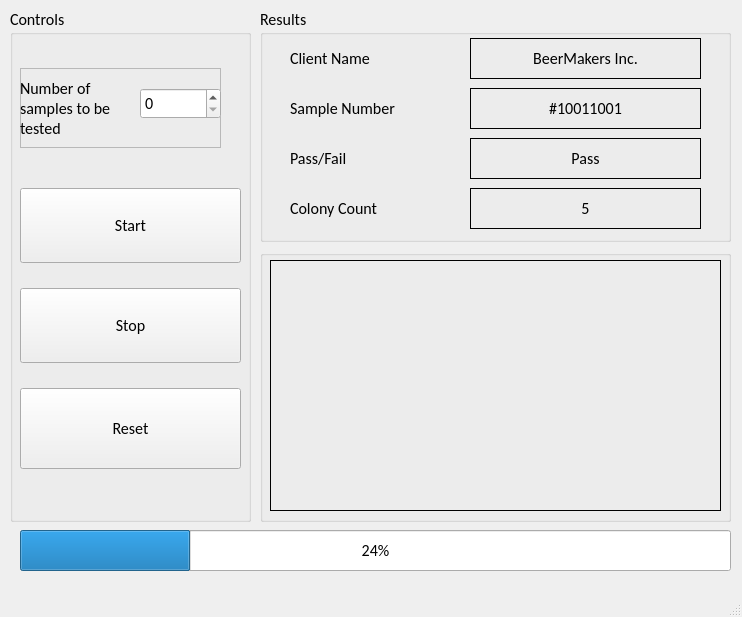
<?xml version="1.0" encoding="UTF-8"?>
<ui version="4.0">
 <class>MicrobialAnalysis</class>
 <widget class="QMainWindow" name="MicrobialAnalysis">
  <property name="geometry">
   <rect>
    <x>0</x>
    <y>0</y>
    <width>742</width>
    <height>617</height>
   </rect>
  </property>
  <property name="windowTitle">
   <string>MainWindow</string>
  </property>
  <property name="autoFillBackground">
   <bool>true</bool>
  </property>
  <property name="styleSheet">
   <string notr="true">font: 12pt &quot;Calibri&quot;;</string>
  </property>
  <widget class="QWidget" name="centralwidget">
   <widget class="QGroupBox" name="controls">
    <property name="geometry">
     <rect>
      <x>10</x>
      <y>8</y>
      <width>241</width>
      <height>514</height>
     </rect>
    </property>
    <property name="font">
     <font>
      <family>Calibri</family>
      <pointsize>12</pointsize>
      <weight>50</weight>
      <italic>false</italic>
      <bold>false</bold>
     </font>
    </property>
    <property name="title">
     <string>Controls</string>
    </property>
    <widget class="QSpinBox" name="numberOfSamples">
     <property name="geometry">
      <rect>
       <x>130</x>
       <y>80</y>
       <width>81</width>
       <height>31</height>
      </rect>
     </property>
     <property name="maximum">
      <number>999</number>
     </property>
    </widget>
    <widget class="QFrame" name="spinBoxFrame">
     <property name="geometry">
      <rect>
       <x>10</x>
       <y>60</y>
       <width>201</width>
       <height>80</height>
      </rect>
     </property>
     <property name="frameShape">
      <enum>QFrame::StyledPanel</enum>
     </property>
     <property name="frameShadow">
      <enum>QFrame::Raised</enum>
     </property>
     <widget class="QLabel" name="spinBoxLabel">
      <property name="geometry">
       <rect>
        <x>0</x>
        <y>10</y>
        <width>121</width>
        <height>61</height>
       </rect>
      </property>
      <property name="text">
       <string>Number of samples to be tested</string>
      </property>
      <property name="wordWrap">
       <bool>true</bool>
      </property>
     </widget>
    </widget>
    <widget class="QWidget" name="buttonsWidget" native="true">
     <property name="geometry">
      <rect>
       <x>10</x>
       <y>160</y>
       <width>221</width>
       <height>321</height>
      </rect>
     </property>
     <widget class="QPushButton" name="resetButton">
      <property name="geometry">
       <rect>
        <x>0</x>
        <y>220</y>
        <width>221</width>
        <height>81</height>
       </rect>
      </property>
      <property name="font">
       <font>
        <family>Calibri</family>
        <pointsize>12</pointsize>
        <weight>50</weight>
        <italic>false</italic>
        <bold>false</bold>
       </font>
      </property>
      <property name="text">
       <string>Reset</string>
      </property>
     </widget>
     <widget class="QPushButton" name="stopButton">
      <property name="geometry">
       <rect>
        <x>0</x>
        <y>120</y>
        <width>221</width>
        <height>75</height>
       </rect>
      </property>
      <property name="font">
       <font>
        <family>Calibri</family>
        <pointsize>12</pointsize>
        <weight>50</weight>
        <italic>false</italic>
        <bold>false</bold>
       </font>
      </property>
      <property name="text">
       <string>Stop</string>
      </property>
     </widget>
     <widget class="QPushButton" name="startButton">
      <property name="geometry">
       <rect>
        <x>0</x>
        <y>20</y>
        <width>221</width>
        <height>75</height>
       </rect>
      </property>
      <property name="font">
       <font>
        <family>Calibri</family>
        <pointsize>12</pointsize>
        <weight>50</weight>
        <italic>false</italic>
        <bold>false</bold>
       </font>
      </property>
      <property name="text">
       <string>Start</string>
      </property>
     </widget>
    </widget>
    <zorder>buttonsWidget</zorder>
    <zorder>spinBoxFrame</zorder>
    <zorder>numberOfSamples</zorder>
   </widget>
   <widget class="QGroupBox" name="resultsGroupBox">
    <property name="geometry">
     <rect>
      <x>260</x>
      <y>8</y>
      <width>471</width>
      <height>234</height>
     </rect>
    </property>
    <property name="font">
     <font>
      <family>Calibri</family>
      <pointsize>12</pointsize>
      <weight>50</weight>
      <italic>false</italic>
      <bold>false</bold>
     </font>
    </property>
    <property name="title">
     <string>Results</string>
    </property>
    <widget class="QLabel" name="sampleNumber">
     <property name="geometry">
      <rect>
       <x>210</x>
       <y>80</y>
       <width>231</width>
       <height>41</height>
      </rect>
     </property>
     <property name="font">
      <font>
       <family>Calibri</family>
       <pointsize>12</pointsize>
       <weight>50</weight>
       <italic>false</italic>
       <bold>false</bold>
      </font>
     </property>
     <property name="autoFillBackground">
      <bool>false</bool>
     </property>
     <property name="frameShape">
      <enum>QFrame::Box</enum>
     </property>
     <property name="text">
      <string>#10011001</string>
     </property>
     <property name="alignment">
      <set>Qt::AlignCenter</set>
     </property>
    </widget>
    <widget class="QLabel" name="clientName">
     <property name="geometry">
      <rect>
       <x>210</x>
       <y>30</y>
       <width>231</width>
       <height>41</height>
      </rect>
     </property>
     <property name="font">
      <font>
       <family>Calibri</family>
       <pointsize>12</pointsize>
       <weight>50</weight>
       <italic>false</italic>
       <bold>false</bold>
      </font>
     </property>
     <property name="autoFillBackground">
      <bool>false</bool>
     </property>
     <property name="frameShape">
      <enum>QFrame::Box</enum>
     </property>
     <property name="text">
      <string>BeerMakers Inc.</string>
     </property>
     <property name="scaledContents">
      <bool>false</bool>
     </property>
     <property name="alignment">
      <set>Qt::AlignCenter</set>
     </property>
    </widget>
    <widget class="QLabel" name="passFail">
     <property name="geometry">
      <rect>
       <x>210</x>
       <y>130</y>
       <width>231</width>
       <height>41</height>
      </rect>
     </property>
     <property name="font">
      <font>
       <family>Calibri</family>
       <pointsize>12</pointsize>
       <weight>50</weight>
       <italic>false</italic>
       <bold>false</bold>
      </font>
     </property>
     <property name="autoFillBackground">
      <bool>false</bool>
     </property>
     <property name="frameShape">
      <enum>QFrame::Box</enum>
     </property>
     <property name="text">
      <string>Pass</string>
     </property>
     <property name="alignment">
      <set>Qt::AlignCenter</set>
     </property>
    </widget>
    <widget class="QLabel" name="colonyCount">
     <property name="geometry">
      <rect>
       <x>210</x>
       <y>180</y>
       <width>231</width>
       <height>41</height>
      </rect>
     </property>
     <property name="font">
      <font>
       <family>Calibri</family>
       <pointsize>12</pointsize>
       <weight>50</weight>
       <italic>false</italic>
       <bold>false</bold>
      </font>
     </property>
     <property name="autoFillBackground">
      <bool>false</bool>
     </property>
     <property name="frameShape">
      <enum>QFrame::Box</enum>
     </property>
     <property name="text">
      <string>5</string>
     </property>
     <property name="alignment">
      <set>Qt::AlignCenter</set>
     </property>
    </widget>
    <widget class="QLabel" name="clientLabel">
     <property name="geometry">
      <rect>
       <x>30</x>
       <y>30</y>
       <width>171</width>
       <height>41</height>
      </rect>
     </property>
     <property name="text">
      <string>Client Name</string>
     </property>
    </widget>
    <widget class="QLabel" name="sampleNumLabel">
     <property name="geometry">
      <rect>
       <x>30</x>
       <y>80</y>
       <width>171</width>
       <height>41</height>
      </rect>
     </property>
     <property name="text">
      <string>Sample Number</string>
     </property>
    </widget>
    <widget class="QLabel" name="passFailLabel">
     <property name="geometry">
      <rect>
       <x>30</x>
       <y>130</y>
       <width>171</width>
       <height>41</height>
      </rect>
     </property>
     <property name="text">
      <string>Pass/Fail</string>
     </property>
    </widget>
    <widget class="QLabel" name="colonycountLabel">
     <property name="geometry">
      <rect>
       <x>30</x>
       <y>180</y>
       <width>171</width>
       <height>41</height>
      </rect>
     </property>
     <property name="text">
      <string>Colony Count</string>
     </property>
    </widget>
   </widget>
   <widget class="QProgressBar" name="progressBar">
    <property name="geometry">
     <rect>
      <x>20</x>
      <y>530</y>
      <width>711</width>
      <height>41</height>
     </rect>
    </property>
    <property name="font">
     <font>
      <family>Calibri</family>
      <pointsize>12</pointsize>
      <weight>50</weight>
      <italic>false</italic>
      <bold>false</bold>
     </font>
    </property>
    <property name="value">
     <number>24</number>
    </property>
    <property name="alignment">
     <set>Qt::AlignCenter</set>
    </property>
   </widget>
   <widget class="QGroupBox" name="Image">
    <property name="geometry">
     <rect>
      <x>260</x>
      <y>250</y>
      <width>471</width>
      <height>272</height>
     </rect>
    </property>
    <property name="font">
     <font>
      <family>Calibri</family>
      <pointsize>12</pointsize>
      <weight>50</weight>
      <italic>false</italic>
      <bold>false</bold>
     </font>
    </property>
    <property name="title">
     <string/>
    </property>
    <widget class="QLabel" name="sampleImage">
     <property name="geometry">
      <rect>
       <x>10</x>
       <y>10</y>
       <width>451</width>
       <height>251</height>
      </rect>
     </property>
     <property name="frameShape">
      <enum>QFrame::Box</enum>
     </property>
     <property name="text">
      <string/>
     </property>
     <property name="pixmap">
      <pixmap>test.png</pixmap>
     </property>
     <property name="scaledContents">
      <bool>true</bool>
     </property>
    </widget>
   </widget>
  </widget>
  <widget class="QMenuBar" name="menubar">
   <property name="geometry">
    <rect>
     <x>0</x>
     <y>0</y>
     <width>742</width>
     <height>25</height>
    </rect>
   </property>
  </widget>
  <widget class="QStatusBar" name="statusbar"/>
 </widget>
 <resources/>
 <connections/>
</ui>
